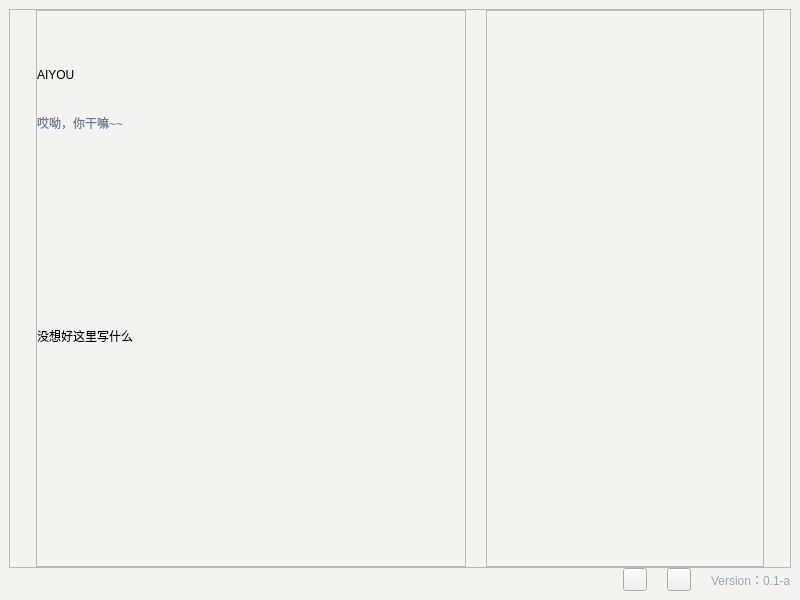
<?xml version="1.0" encoding="UTF-8"?>
<ui version="4.0">
 <class>aboutWindow</class>
 <widget class="QWidget" name="aboutWindow">
  <property name="geometry">
   <rect>
    <x>0</x>
    <y>0</y>
    <width>800</width>
    <height>600</height>
   </rect>
  </property>
  <property name="minimumSize">
   <size>
    <width>800</width>
    <height>600</height>
   </size>
  </property>
  <property name="windowTitle">
   <string>about</string>
  </property>
  <layout class="QVBoxLayout" name="verticalLayout">
   <property name="spacing">
    <number>0</number>
   </property>
   <property name="leftMargin">
    <number>0</number>
   </property>
   <property name="topMargin">
    <number>0</number>
   </property>
   <property name="rightMargin">
    <number>0</number>
   </property>
   <property name="bottomMargin">
    <number>0</number>
   </property>
   <item>
    <widget class="QFrame" name="mainBody">
     <property name="styleSheet">
      <string notr="true">QFrame#mainBody{
	border:none;
	background-color:#f3f3f2;
}
QFrame#leftBox{
	border:none;
}
QFrame#rightBox{
	border:none;
}
QLabel#github{
	background-image: url(:/about/images/icons/icons8-github-20.png);
}
QLabel#discord{
	background-image: url(:/about/images/icons/icons8-discord-20.png);
}
QLabel#telegram{
	background-image: url(:/about/images/icons/icons8-telegram-20.png);
}
QLabel#wechat{
	background-image: url(:/about/images/icons/icons8-wechat-20.png);
}</string>
     </property>
     <property name="frameShape">
      <enum>QFrame::StyledPanel</enum>
     </property>
     <property name="frameShadow">
      <enum>QFrame::Raised</enum>
     </property>
     <layout class="QVBoxLayout" name="verticalLayout_4">
      <property name="spacing">
       <number>0</number>
      </property>
      <item>
       <widget class="QFrame" name="contentBody">
        <property name="frameShape">
         <enum>QFrame::StyledPanel</enum>
        </property>
        <property name="frameShadow">
         <enum>QFrame::Raised</enum>
        </property>
        <layout class="QHBoxLayout" name="horizontalLayout_2" stretch="6,0,4">
         <property name="spacing">
          <number>0</number>
         </property>
         <property name="leftMargin">
          <number>0</number>
         </property>
         <property name="topMargin">
          <number>0</number>
         </property>
         <property name="rightMargin">
          <number>0</number>
         </property>
         <property name="bottomMargin">
          <number>0</number>
         </property>
         <item>
          <widget class="QFrame" name="leftBox">
           <property name="frameShape">
            <enum>QFrame::StyledPanel</enum>
           </property>
           <property name="frameShadow">
            <enum>QFrame::Raised</enum>
           </property>
           <layout class="QHBoxLayout" name="horizontalLayout_3" stretch="0,9">
            <property name="spacing">
             <number>0</number>
            </property>
            <property name="leftMargin">
             <number>0</number>
            </property>
            <property name="topMargin">
             <number>0</number>
            </property>
            <property name="rightMargin">
             <number>0</number>
            </property>
            <property name="bottomMargin">
             <number>0</number>
            </property>
            <item>
             <spacer name="horizontalSpacer_2">
              <property name="orientation">
               <enum>Qt::Horizontal</enum>
              </property>
              <property name="sizeHint" stdset="0">
               <size>
                <width>26</width>
                <height>20</height>
               </size>
              </property>
             </spacer>
            </item>
            <item>
             <widget class="QFrame" name="aboutText">
              <property name="styleSheet">
               <string notr="true">QLabel#mainTitle{
	font: 1800 36pt &quot;Microsoft YaHei UI&quot;;
}
QLabel#secondTitle{
	color: #6b798e;
	font: 10pt &quot;Microsoft YaHei UI&quot;;
}
QLabel#content{
	font: 10pt &quot;Microsoft YaHei UI&quot;;
}</string>
              </property>
              <property name="frameShape">
               <enum>QFrame::StyledPanel</enum>
              </property>
              <property name="frameShadow">
               <enum>QFrame::Raised</enum>
              </property>
              <layout class="QVBoxLayout" name="verticalLayout_3" stretch="0,1,1,8,0">
               <property name="spacing">
                <number>0</number>
               </property>
               <property name="leftMargin">
                <number>0</number>
               </property>
               <property name="topMargin">
                <number>0</number>
               </property>
               <property name="rightMargin">
                <number>0</number>
               </property>
               <property name="bottomMargin">
                <number>0</number>
               </property>
               <item>
                <spacer name="verticalSpacer_3">
                 <property name="orientation">
                  <enum>Qt::Vertical</enum>
                 </property>
                 <property name="sizeHint" stdset="0">
                  <size>
                   <width>20</width>
                   <height>40</height>
                  </size>
                 </property>
                </spacer>
               </item>
               <item>
                <widget class="QLabel" name="mainTitle">
                 <property name="text">
                  <string>AIYOU</string>
                 </property>
                </widget>
               </item>
               <item>
                <widget class="QLabel" name="secondTitle">
                 <property name="text">
                  <string>哎呦，你干嘛~~</string>
                 </property>
                </widget>
               </item>
               <item>
                <widget class="QLabel" name="content">
                 <property name="text">
                  <string>没想好这里写什么</string>
                 </property>
                </widget>
               </item>
               <item>
                <spacer name="verticalSpacer_4">
                 <property name="orientation">
                  <enum>Qt::Vertical</enum>
                 </property>
                 <property name="sizeHint" stdset="0">
                  <size>
                   <width>20</width>
                   <height>40</height>
                  </size>
                 </property>
                </spacer>
               </item>
              </layout>
             </widget>
            </item>
           </layout>
          </widget>
         </item>
         <item>
          <spacer name="horizontalSpacer_4">
           <property name="orientation">
            <enum>Qt::Horizontal</enum>
           </property>
           <property name="sizeHint" stdset="0">
            <size>
             <width>20</width>
             <height>20</height>
            </size>
           </property>
          </spacer>
         </item>
         <item>
          <widget class="QFrame" name="rightBox">
           <property name="frameShape">
            <enum>QFrame::StyledPanel</enum>
           </property>
           <property name="frameShadow">
            <enum>QFrame::Raised</enum>
           </property>
           <layout class="QHBoxLayout" name="horizontalLayout_4" stretch="9,0">
            <property name="spacing">
             <number>0</number>
            </property>
            <property name="leftMargin">
             <number>0</number>
            </property>
            <property name="topMargin">
             <number>0</number>
            </property>
            <property name="rightMargin">
             <number>0</number>
            </property>
            <property name="bottomMargin">
             <number>0</number>
            </property>
            <item>
             <widget class="QFrame" name="rightBody">
              <property name="styleSheet">
               <string notr="true">QFrame#contactBox{
	border:none;
}

QLabel#aboutImg{
	background-image: url(:/about/images/ikun.jpg);
	border-radius:15px;
}
</string>
              </property>
              <property name="frameShape">
               <enum>QFrame::StyledPanel</enum>
              </property>
              <property name="frameShadow">
               <enum>QFrame::Raised</enum>
              </property>
              <layout class="QVBoxLayout" name="verticalLayout_2" stretch="0,0,0">
               <property name="spacing">
                <number>0</number>
               </property>
               <property name="leftMargin">
                <number>0</number>
               </property>
               <property name="topMargin">
                <number>0</number>
               </property>
               <property name="rightMargin">
                <number>0</number>
               </property>
               <property name="bottomMargin">
                <number>0</number>
               </property>
               <item>
                <spacer name="verticalSpacer">
                 <property name="orientation">
                  <enum>Qt::Vertical</enum>
                 </property>
                 <property name="sizeHint" stdset="0">
                  <size>
                   <width>20</width>
                   <height>143</height>
                  </size>
                 </property>
                </spacer>
               </item>
               <item>
                <widget class="QLabel" name="aboutImg">
                 <property name="minimumSize">
                  <size>
                   <width>264</width>
                   <height>264</height>
                  </size>
                 </property>
                 <property name="text">
                  <string/>
                 </property>
                </widget>
               </item>
               <item>
                <spacer name="verticalSpacer_2">
                 <property name="orientation">
                  <enum>Qt::Vertical</enum>
                 </property>
                 <property name="sizeHint" stdset="0">
                  <size>
                   <width>20</width>
                   <height>91</height>
                  </size>
                 </property>
                </spacer>
               </item>
              </layout>
             </widget>
            </item>
            <item>
             <spacer name="horizontalSpacer_3">
              <property name="orientation">
               <enum>Qt::Horizontal</enum>
              </property>
              <property name="sizeHint" stdset="0">
               <size>
                <width>26</width>
                <height>20</height>
               </size>
              </property>
             </spacer>
            </item>
           </layout>
          </widget>
         </item>
        </layout>
       </widget>
      </item>
      <item>
       <widget class="QFrame" name="contactBox">
        <property name="maximumSize">
         <size>
          <width>16777215</width>
          <height>30</height>
         </size>
        </property>
        <property name="styleSheet">
         <string notr="true">QFrame#contactBox{
	border:none;
}
QLabel#version{
	color:#9aa7b1;
	font: 9pt &quot;微软雅黑&quot;;
}</string>
        </property>
        <property name="frameShape">
         <enum>QFrame::StyledPanel</enum>
        </property>
        <property name="frameShadow">
         <enum>QFrame::Raised</enum>
        </property>
        <layout class="QHBoxLayout" name="horizontalLayout" stretch="8,0,0,0">
         <property name="spacing">
          <number>20</number>
         </property>
         <property name="leftMargin">
          <number>0</number>
         </property>
         <property name="topMargin">
          <number>0</number>
         </property>
         <property name="rightMargin">
          <number>0</number>
         </property>
         <property name="bottomMargin">
          <number>0</number>
         </property>
         <item>
          <spacer name="horizontalSpacer">
           <property name="orientation">
            <enum>Qt::Horizontal</enum>
           </property>
           <property name="sizeHint" stdset="0">
            <size>
             <width>40</width>
             <height>20</height>
            </size>
           </property>
          </spacer>
         </item>
         <item>
          <widget class="TransparentToolButton" name="github"/>
         </item>
         <item>
          <widget class="TransparentToolButton" name="discord"/>
         </item>
         <item>
          <widget class="QLabel" name="version">
           <property name="text">
            <string>Version：0.1-a</string>
           </property>
          </widget>
         </item>
        </layout>
       </widget>
      </item>
     </layout>
    </widget>
   </item>
  </layout>
 </widget>
 <customwidgets>
  <customwidget>
   <class>ToolButton</class>
   <extends>QToolButton</extends>
   <header>qfluentwidgets</header>
  </customwidget>
  <customwidget>
   <class>TransparentToolButton</class>
   <extends>ToolButton</extends>
   <header>qfluentwidgets</header>
  </customwidget>
 </customwidgets>
 <resources>
  <include location="../KUN.qrc"/>
 </resources>
 <connections/>
</ui>
